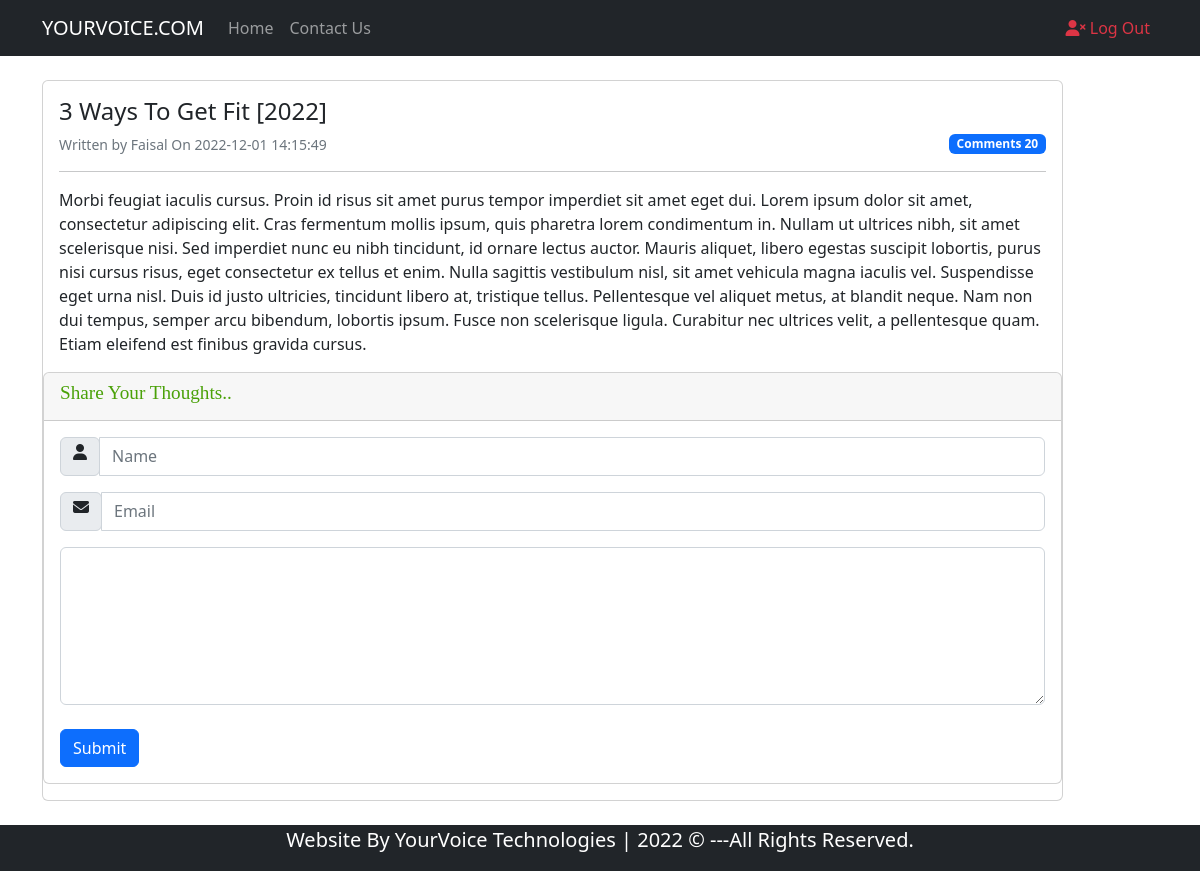
The page /FullPost.php?id=5 (signed in) on the database its author committed.
### tables this page shows
CREATE TABLE `posts` (
  `id` int(10) NOT NULL,
  `datetime` varchar(50) NOT NULL,
  `title` varchar(300) NOT NULL,
  `category` varchar(50) NOT NULL,
  `author` varchar(50) NOT NULL,
  `post` varchar(5000) NOT NULL
);

### FullPost.php (the view, shortened to what this page needs)
<?php
$SearchQueryParameter = $_GET["id"];
?>
<html lang="en">
<head>
    <link href="https://cdn.jsdelivr.net/npm/bootstrap@5.2.3/dist/css/bootstrap.min.css" rel="stylesheet">
    <link href="css/styles.css" rel="stylesheet">
</head>
<body>
    <nav class="navbar navbar-expand-lg navbar-dark bg-dark">
        <div class="container">
            <a href="#" class="navbar-brand">YOURVOICE.COM</a>
            <div class="collapse navbar-collapse" id="navbarcollapseBMS">
            <ul class="navbar-nav mr-auto">
                <li class="nav-item">
                    <a href="Blog.php" class="nav-link">Home</a>
                </li>
                <li class="nav-item">
                    <a href="ContactUs.php" class="nav-link">Contact Us</a>
                </li>
            </ul>
            <ul class="navbar-nav ml-auto">
                <li class="nav-item">
                    <a href="Logout.php" class="nav-link text-danger"><i class="fa-solid fa-user-xmark"></i> Log Out</a>
                </li>
            </ul>
            </div>
        </div>
    </nav>
    <br>
    <div class="container">
        <div class="row">
            <div class="col-sm-11">
            <?php
            global $ConnectingDB;
            $PostIdFromURL = $_GET["id"];
            $sql = "SELECT * FROM posts WHERE id='$PostIdFromURL'";
            $stmt = $ConnectingDB->query($sql);
            while($DataRows = $stmt->fetch()){
                $DateTime = $DataRows["datetime"];
                $PostTitle = $DataRows["title"];
                $Admin = $DataRows["author"];
                $PostDescription = $DataRows["post"];
            ?>
            <div class="card">
                <div class="card-body">
                    <h4 class="card-title">
                        <?php echo $PostTitle; ?></h4>
                    <small class="text-muted">Written by <?php echo $Admin; ?> On <?php echo $DateTime; ?></small>
                    <div style="float:right;" class="badge bg-primary">Comments 20</div>
                    <hr>
                    <p class="card-text"><?php echo $PostDescription ?></p>
                </div>
                <?php } ?>
                <div class="">
                    <form class="" action="FullPost.php?id=<?php echo $SearchQueryParameter; ?>" method="post">
                    <div class="card mb-3">
                        <div class="card-header">
                            <h5 class="FieldInfo">Share Your Thoughts..</h5>
                        </div>
                        <div class="card-body">
                            <div class="form-group">
                            <div class="input-group mb-3">
                                <div class="input-group-prepend">
                                    <span class="input-group-text"><i style="height:25px ;" class="fas fa-user"></i></span>
                                </div>
                                <input type="text" class="form-control" placeholder="Name" name="CommenterName" value="">
                            </div>
                            </div>
                            <div class="form-group">
                            <div class="input-group mb-3">
                                <div class="input-group-prepend">
                                    <span class="input-group-text"><i style="height:25px ;" class="fa-solid fa-envelope"></i></span>
                                </div>
                                <input type="email" class="form-control" placeholder="Email" name="CommenterEmail" value="">
                            </div>
                            </div>
                            <div class="form-group">
                                <textarea name="CommenterThoughts" class="form-control" rows="6" cols="80"></textarea>
                            </div>
                            <br>
                            <div>
                                <button type="submit" name="Submit" class="btn btn-primary">Submit</button>
                            </div>
                        </div>
                    </div>
                    </form>
                </div>
            </div>
            </div>
        </div>
    </div>
    <br>
    <footer class="bg-dark text-white">
        <div class="container">
            <div class="row">
                <div class="col">
                    <p class="lead text-center">Website By YourVoice Technologies | 2022 &copy; ---All Rights Reserved. </p>
                </div>
            </div>
        </div>
    </footer>
</body>
</html>

### css/styles.css (style rules this page uses)
.mr-auto { margin-right: auto; }
.ml-auto { margin-left: auto; }
.FieldInfo { font-family: Georgia, 'Times New Roman', Times, serif; font-size: 1.2em; color: rgb(74, 161, 8); }

### rows shown on the page
posts: title "3 Ways To Get Fit [2022]", author "Faisal", datetime "2022-12-01 14:15:49", post "Morbi feugiat iaculis cursus. Proin id risus sit amet purus tempor imperdiet sit amet eget dui. Lorem ipsum dolor sit amet, consectetur adipiscing elit. Cras fermentum mollis ipsum, quis pharetra lorem condimentum in. Nullam ut ultrices nibh, sit amet scelerisque nisi. Sed imperdiet nunc eu nibh tincidunt, id ornare lectus auctor. Mauris aliquet, libero egestas suscipit lobortis, purus nisi cursus risus, eget consectetur ex tellus et enim. Nulla sagittis vestibulum nisl, sit amet vehicula magna iaculis vel. Suspendisse eget urna nisl. Duis id justo ultricies, tincidunt libero at, tristique tellus. Pellentesque vel aliquet metus, at blandit neque. Nam non dui tempus, semper arcu bibendum,…"
